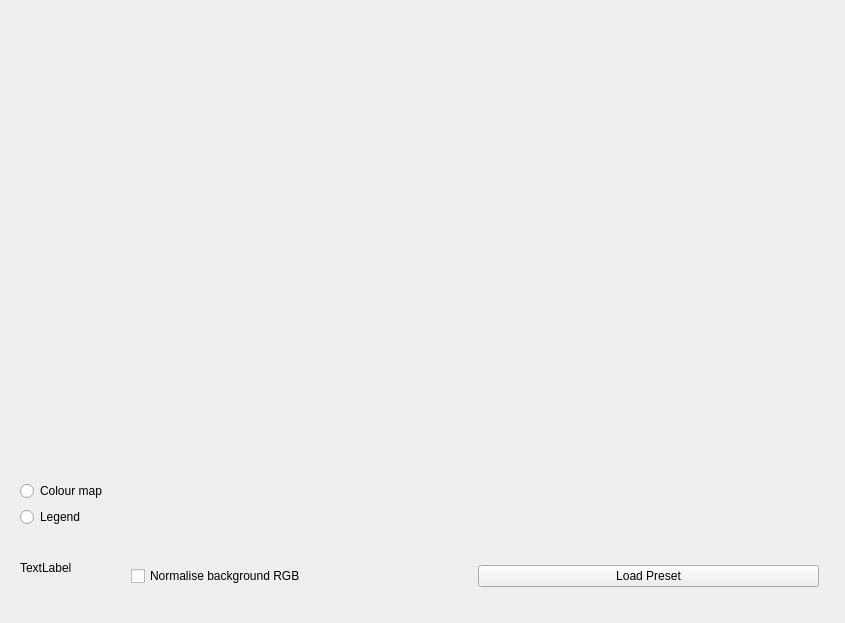
<?xml version="1.0" encoding="UTF-8"?>
<ui version="4.0">
 <class>Form</class>
 <widget class="QWidget" name="Form">
  <property name="geometry">
   <rect>
    <x>0</x>
    <y>0</y>
    <width>845</width>
    <height>623</height>
   </rect>
  </property>
  <property name="windowTitle">
   <string>Form</string>
  </property>
  <layout class="QGridLayout" name="gridLayout">
   <item row="1" column="1">
    <widget class="QStackedWidget" name="stackedWidget">
     <property name="sizePolicy">
      <sizepolicy hsizetype="Preferred" vsizetype="Maximum">
       <horstretch>0</horstretch>
       <verstretch>0</verstretch>
      </sizepolicy>
     </property>
     <property name="currentIndex">
      <number>0</number>
     </property>
     <widget class="QWidget" name="page1">
      <layout class="QGridLayout" name="gridLayout_2">
       <item row="1" column="0" colspan="2">
        <widget class="Gradient" name="gradient" native="true">
         <property name="minimumSize">
          <size>
           <width>0</width>
           <height>50</height>
          </size>
         </property>
         <property name="maximumSize">
          <size>
           <width>16777215</width>
           <height>50</height>
          </size>
         </property>
        </widget>
       </item>
       <item row="2" column="1">
        <widget class="QPushButton" name="loadPreset">
         <property name="text">
          <string>Load Preset</string>
         </property>
        </widget>
       </item>
       <item row="2" column="0">
        <widget class="QCheckBox" name="normCheck">
         <property name="text">
          <string>Normalise background RGB</string>
         </property>
        </widget>
       </item>
      </layout>
     </widget>
     <widget class="QWidget" name="page2">
      <layout class="QGridLayout" name="gridLayout_3">
       <item row="1" column="7">
        <widget class="QSpinBox" name="fontSpin"/>
       </item>
       <item row="0" column="7">
        <widget class="QComboBox" name="legendPos">
         <item>
          <property name="text">
           <string>In image</string>
          </property>
         </item>
         <item>
          <property name="text">
           <string>Top margin</string>
          </property>
         </item>
         <item>
          <property name="text">
           <string>Left margin</string>
          </property>
         </item>
         <item>
          <property name="text">
           <string>Right margin</string>
          </property>
         </item>
         <item>
          <property name="text">
           <string>Bottom margin</string>
          </property>
         </item>
         <item>
          <property name="text">
           <string>None</string>
          </property>
         </item>
        </widget>
       </item>
       <item row="0" column="6">
        <widget class="QLabel" name="label_2">
         <property name="text">
          <string>Legend</string>
         </property>
         <property name="alignment">
          <set>Qt::AlignRight|Qt::AlignTrailing|Qt::AlignVCenter</set>
         </property>
        </widget>
       </item>
       <item row="1" column="6">
        <widget class="QLabel" name="label_8">
         <property name="text">
          <string>Font scale</string>
         </property>
         <property name="alignment">
          <set>Qt::AlignRight|Qt::AlignTrailing|Qt::AlignVCenter</set>
         </property>
        </widget>
       </item>
       <item row="0" column="1" rowspan="2">
        <widget class="QGroupBox" name="groupBox">
         <property name="sizePolicy">
          <sizepolicy hsizetype="Preferred" vsizetype="Minimum">
           <horstretch>0</horstretch>
           <verstretch>0</verstretch>
          </sizepolicy>
         </property>
         <property name="title">
          <string>In-image parameters</string>
         </property>
         <layout class="QGridLayout" name="gridLayout_4">
          <item row="1" column="0">
           <widget class="QLabel" name="label_4">
            <property name="sizePolicy">
             <sizepolicy hsizetype="Maximum" vsizetype="Preferred">
              <horstretch>0</horstretch>
              <verstretch>0</verstretch>
             </sizepolicy>
            </property>
            <property name="text">
             <string>Y</string>
            </property>
            <property name="alignment">
             <set>Qt::AlignRight|Qt::AlignTrailing|Qt::AlignVCenter</set>
            </property>
           </widget>
          </item>
          <item row="2" column="1">
           <widget class="QLabel" name="label_7">
            <property name="text">
             <string>Border thickness</string>
            </property>
            <property name="alignment">
             <set>Qt::AlignRight|Qt::AlignTrailing|Qt::AlignVCenter</set>
            </property>
           </widget>
          </item>
          <item row="0" column="3">
           <widget class="QSpinBox" name="wSpin">
            <property name="minimumSize">
             <size>
              <width>70</width>
              <height>0</height>
             </size>
            </property>
            <property name="maximum">
             <number>10000</number>
            </property>
           </widget>
          </item>
          <item row="0" column="5">
           <widget class="QLabel" name="label_9">
            <property name="text">
             <string>Sig figs.</string>
            </property>
           </widget>
          </item>
          <item row="0" column="2">
           <widget class="QLabel" name="label_5">
            <property name="sizePolicy">
             <sizepolicy hsizetype="Maximum" vsizetype="Preferred">
              <horstretch>0</horstretch>
              <verstretch>0</verstretch>
             </sizepolicy>
            </property>
            <property name="text">
             <string>W</string>
            </property>
            <property name="alignment">
             <set>Qt::AlignRight|Qt::AlignTrailing|Qt::AlignVCenter</set>
            </property>
           </widget>
          </item>
          <item row="1" column="3">
           <widget class="QSpinBox" name="hSpin">
            <property name="maximum">
             <number>10000</number>
            </property>
           </widget>
          </item>
          <item row="0" column="1">
           <widget class="QSpinBox" name="xSpin">
            <property name="minimumSize">
             <size>
              <width>70</width>
              <height>0</height>
             </size>
            </property>
            <property name="maximum">
             <number>10000</number>
            </property>
           </widget>
          </item>
          <item row="2" column="3">
           <widget class="QSpinBox" name="thicknessSpin"/>
          </item>
          <item row="0" column="4" rowspan="2">
           <widget class="QPushButton" name="colourButton">
            <property name="sizePolicy">
             <sizepolicy hsizetype="Minimum" vsizetype="Minimum">
              <horstretch>0</horstretch>
              <verstretch>0</verstretch>
             </sizepolicy>
            </property>
            <property name="text">
             <string>Text/Border
Colour</string>
            </property>
           </widget>
          </item>
          <item row="2" column="4">
           <widget class="QComboBox" name="orientCombo">
            <item>
             <property name="text">
              <string>Horizontal</string>
             </property>
            </item>
            <item>
             <property name="text">
              <string>Vertical</string>
             </property>
            </item>
           </widget>
          </item>
          <item row="0" column="0">
           <widget class="QLabel" name="label_3">
            <property name="sizePolicy">
             <sizepolicy hsizetype="Maximum" vsizetype="Preferred">
              <horstretch>0</horstretch>
              <verstretch>0</verstretch>
             </sizepolicy>
            </property>
            <property name="text">
             <string>X</string>
            </property>
            <property name="alignment">
             <set>Qt::AlignRight|Qt::AlignTrailing|Qt::AlignVCenter</set>
            </property>
           </widget>
          </item>
          <item row="1" column="1">
           <widget class="QSpinBox" name="ySpin">
            <property name="maximum">
             <number>10000</number>
            </property>
           </widget>
          </item>
          <item row="1" column="2">
           <widget class="QLabel" name="label_6">
            <property name="sizePolicy">
             <sizepolicy hsizetype="Maximum" vsizetype="Preferred">
              <horstretch>0</horstretch>
              <verstretch>0</verstretch>
             </sizepolicy>
            </property>
            <property name="text">
             <string>H</string>
            </property>
            <property name="alignment">
             <set>Qt::AlignRight|Qt::AlignTrailing|Qt::AlignVCenter</set>
            </property>
           </widget>
          </item>
          <item row="0" column="6">
           <widget class="QSpinBox" name="sigFigs">
            <property name="maximum">
             <number>10</number>
            </property>
           </widget>
          </item>
         </layout>
        </widget>
       </item>
      </layout>
     </widget>
    </widget>
   </item>
   <item row="1" column="0">
    <widget class="QWidget" name="widget" native="true">
     <property name="sizePolicy">
      <sizepolicy hsizetype="Maximum" vsizetype="Preferred">
       <horstretch>0</horstretch>
       <verstretch>0</verstretch>
      </sizepolicy>
     </property>
     <layout class="QVBoxLayout" name="verticalLayout">
      <item>
       <widget class="QRadioButton" name="gradPageButton">
        <property name="text">
         <string>Colour map</string>
        </property>
       </widget>
      </item>
      <item>
       <widget class="QRadioButton" name="legendPageButton">
        <property name="text">
         <string>Legend</string>
        </property>
       </widget>
      </item>
      <item>
       <widget class="QLabel" name="rangeLabel">
        <property name="text">
         <string>TextLabel</string>
        </property>
       </widget>
      </item>
     </layout>
    </widget>
   </item>
   <item row="0" column="0" colspan="3">
    <widget class="Canvas" name="canvas" native="true"/>
   </item>
  </layout>
 </widget>
 <customwidgets>
  <customwidget>
   <class>Canvas</class>
   <extends>QWidget</extends>
   <header>pcot.ui.canvas</header>
   <container>1</container>
  </customwidget>
  <customwidget>
   <class>Gradient</class>
   <extends>QWidget</extends>
   <header>pcot.ui.gradient</header>
   <container>1</container>
  </customwidget>
 </customwidgets>
 <tabstops>
  <tabstop>gradPageButton</tabstop>
  <tabstop>legendPageButton</tabstop>
  <tabstop>xSpin</tabstop>
  <tabstop>ySpin</tabstop>
  <tabstop>wSpin</tabstop>
  <tabstop>hSpin</tabstop>
  <tabstop>thicknessSpin</tabstop>
  <tabstop>colourButton</tabstop>
  <tabstop>legendPos</tabstop>
  <tabstop>fontSpin</tabstop>
 </tabstops>
 <resources/>
 <connections/>
</ui>
